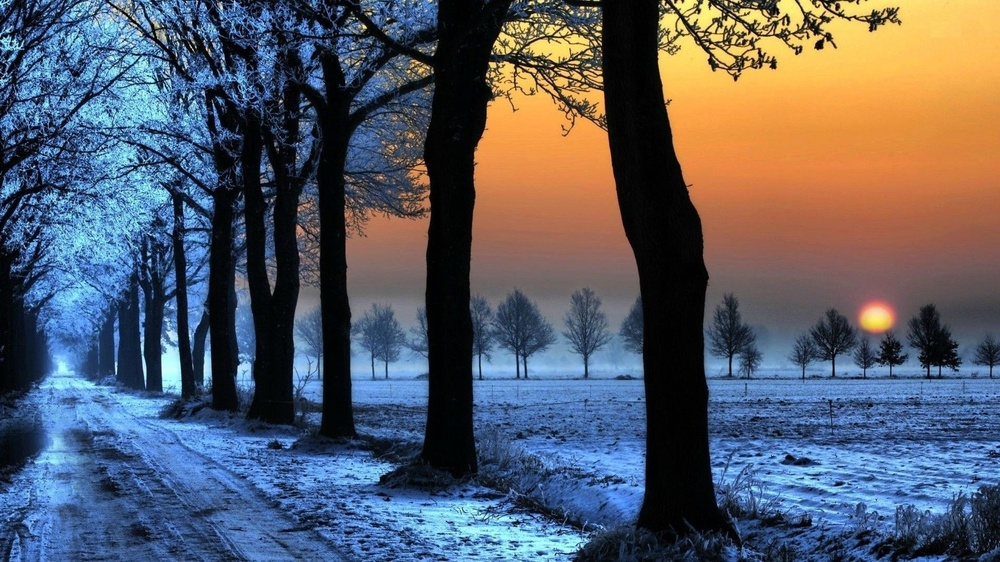
#> input picture nature1.jpg, 1000 x 562 px, shrunk from 1920 x 1080 before the run
$ jupyter execute 'task 4.3.ipynb'
#> lines starting #> are read from the running program, lines starting #| are printed output that depends on the picture
[cell 1]
import cv2
import numpy

[cell 2]
Pic_1 = cv2.imread("nature1.jpg")
#> Pic_1 is the input picture: shape (562, 1000, 3); mean B, G, R 102.8, 92.4, 88.1
cv2.imshow("Nature", Pic_1)
cv2.waitKey()
cv2.destroyAllWindows()

[cell 3]
Pic_1.shape
#> Out = (562, 1000, 3)

[cell 4]
Pic_2 = cv2.imread("nature3.jpg")
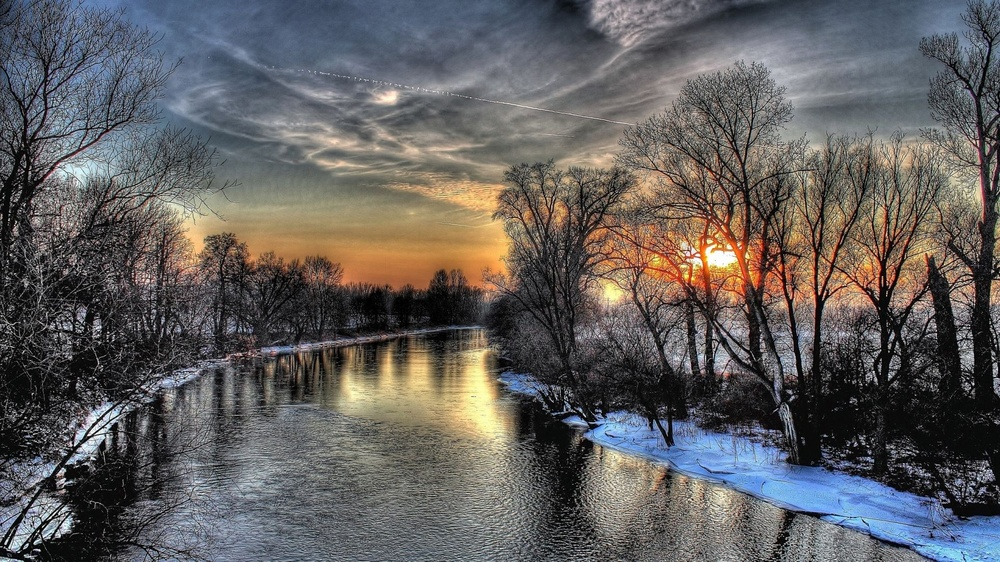
#> input picture nature3.jpg, 1000 x 562 px, shrunk from 1920 x 1080 before the run
#> Pic_2 is the input picture: shape (562, 1000, 3); mean B, G, R 94.6, 95.3, 97.9
cv2.imshow("Nature1",Pic_2)
cv2.waitKey()
cv2.destroyAllWindows()

[cell 5]
Pic_2.shape
#> Out = (562, 1000, 3)

[cell 6]
crop_Pic_1 = Pic_1[100:200+500, 500:1000]
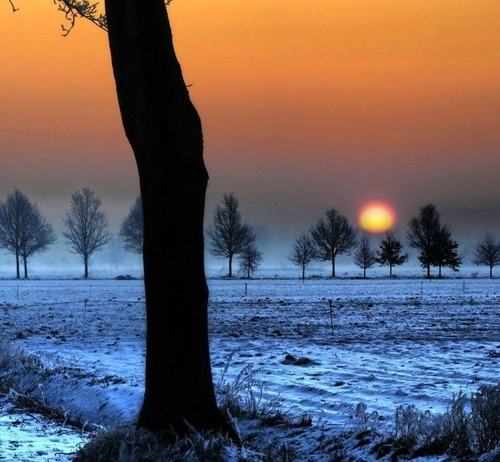
#> crop_Pic_1: shape (462, 500, 3); mean B, G, R 98.9, 94.9, 105.1
cv2.imshow("Nature",crop_Pic_1)
cv2.waitKey()
cv2.destroyAllWindows()

[cell 7]
crop_Pic_1.shape
#> Out = (462, 500, 3)

[cell 8]
crop_Pic_2 = Pic_2[100:200+500 , 500:1000]
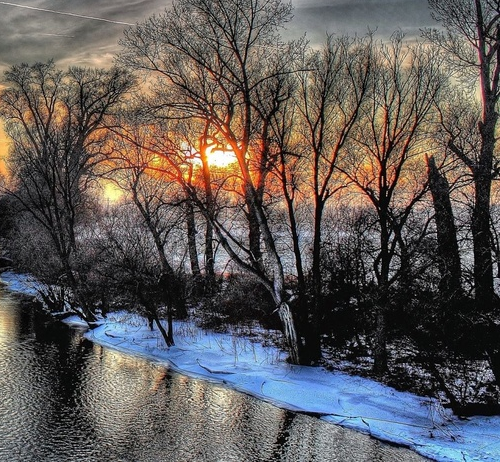
#> crop_Pic_2: shape (462, 500, 3); mean B, G, R 89.3, 90.7, 96.1
cv2.imshow("Nature1",crop_Pic_2)
cv2.waitKey()
cv2.destroyAllWindows()

[cell 9]
crop_Pic_2.shape
#> Out = (462, 500, 3)

[cell 10]
Pic_1 = numpy.hstack((crop_Pic_2, crop_Pic_1))
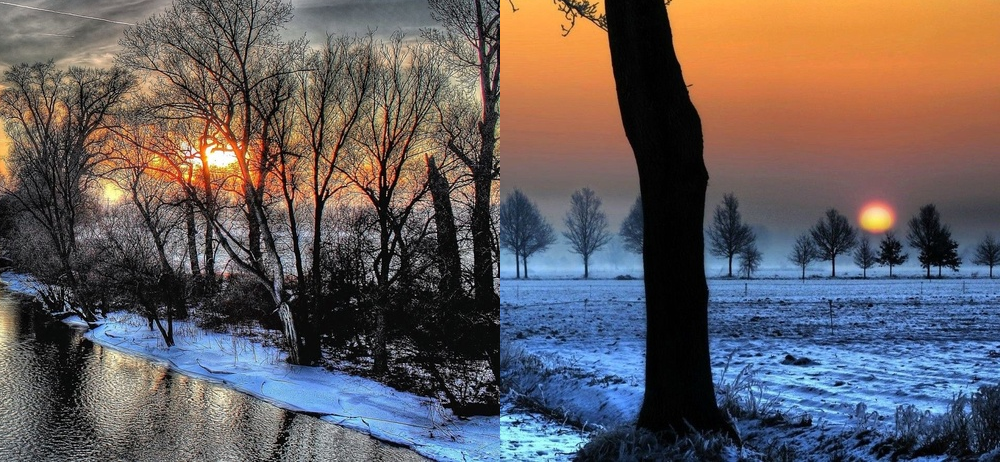
#> Pic_1: shape (462, 1000, 3); mean B, G, R 94.1, 92.8, 100.6
